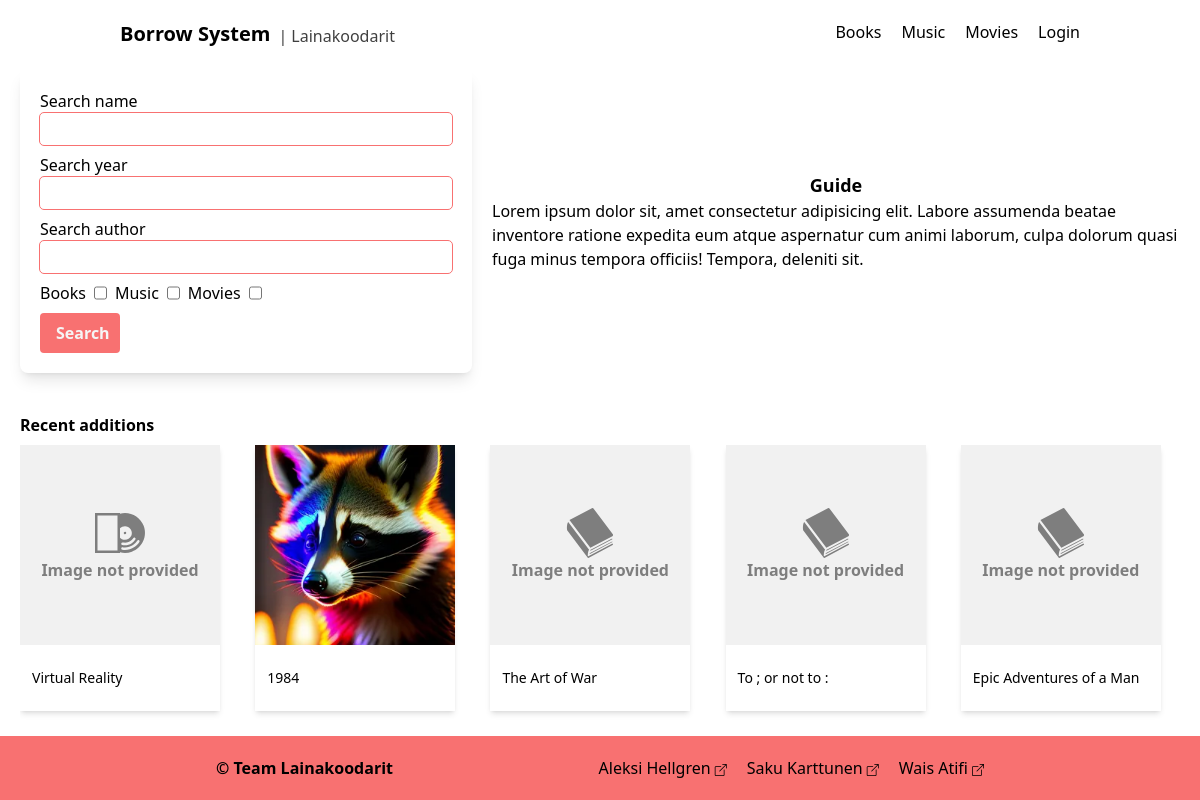
/, run on an earlier commit of the app's database.
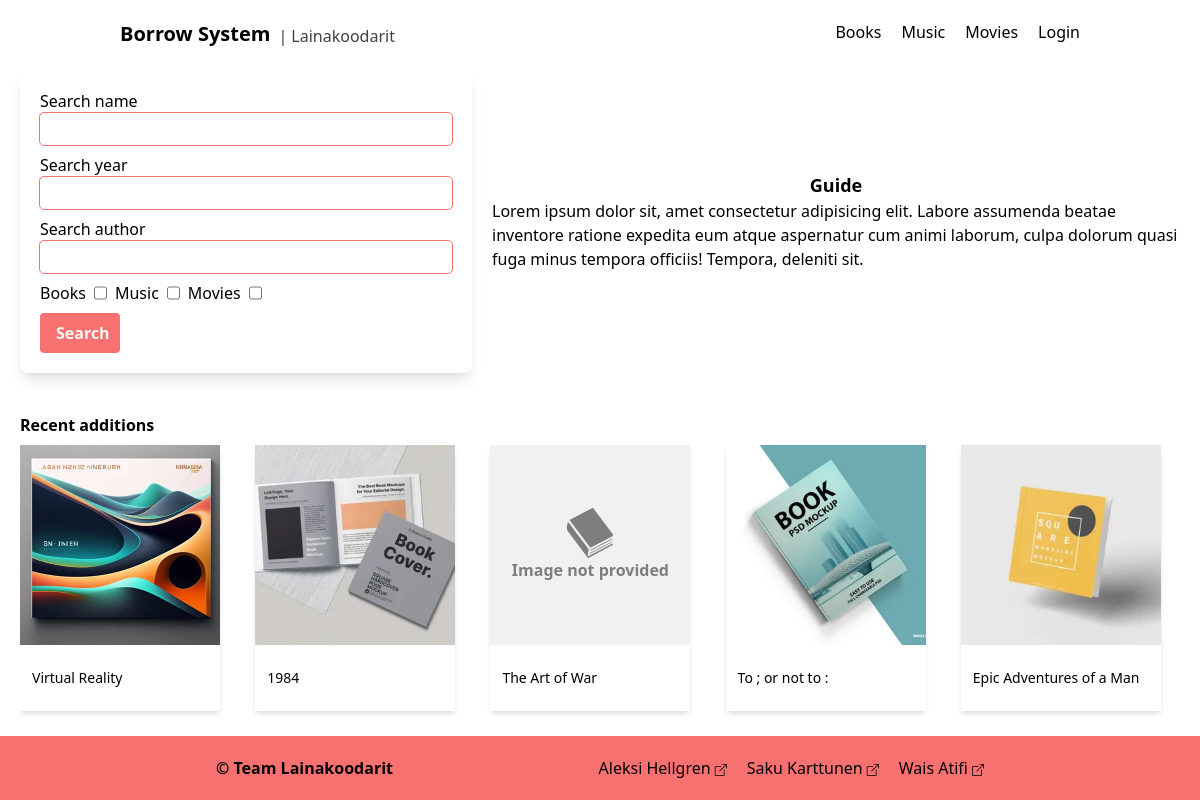
And on a later commit of the database.
### borrow/models.py (models this page shows, shortened)
class Product(models.Model):
    name = models.CharField(max_length=50)
    genre = models.CharField(max_length=30)
    description = models.TextField(
        max_length=750, default="description not available")
    date_added = models.DateField(auto_now_add=True)
    author = models.ManyToManyField(Author)
    category = models.CharField(max_length=30)
    amount = models.SmallIntegerField(default=0)
    loaned_amount = models.SmallIntegerField(default=0)
    genre = models.CharField(max_length=30, blank=True, null=True)
    language = models.CharField(max_length=30, blank=True, null=True)
    image = models.ImageField(
        upload_to="images/", blank=True, null=True)
    thumbnail = models.CharField(
        max_length=75, blank=True, null=True, editable=False)
    class Meta:
        ordering = ["name"]

### borrow/views.py (the view)
# urls.py: path('', views.IndexView.as_view(), name='index'),
class IndexView(generic.ListView):
    template_name = 'borrow/index.html'
    context_object_name = 'listings'
    def get_queryset(self):
        return Product.objects.order_by('-date_added')[:5]

### borrow/templates/borrow/index.html (shortened to what this page needs)
{% extends "base.html" %}
{% block content %}
<main class="grid md:grid-flow-col grid-cols-5 gap-x-5 px-5 max-w-[1200px] mx-auto">
  <form action="" class="col-span-6 md:col-span-2 grid grid-flow-row gap-y-2 shadow-lg rounded-lg p-5">
    <div class="flex flex-col">
      <label for="search_name">Search name</label>
      <input type="text" name="search_name" id="search_name" autofocus
      class="px-2 py-1 outline outline-1 outline-red-400 rounded hover:outline-2 focus:outline-2"/>
    </div>
    <div class="flex flex-col">
      <label for="search_year">Search year</label>
      <input type="text" name="search_year" id="search_year"
      class="px-2 py-1 outline outline-1 outline-red-400 rounded hover:outline-2 focus:outline-2"/>
    </div>
    <div class="flex flex-col">
      <label for="search_author">Search author</label>
      <input type="text" name="search_author" id="search_author"
      class="px-2 py-1 outline outline-1 outline-red-400 rounded hover:outline-2 focus:outline-2"/>
    </div>
    <div class="flex gap-x-2">
      <label for="category_books" class="select-none">Books</label>
      <input type="checkbox" name="category_books" id="category_books" value="search_books"/>
      <label for="category_music" class="select-none">Music</label>
      <input type="checkbox" name="category_music" id="category_music" value="search_music"/>
      <label for="category_movies" class="select-none">Movies</label>
      <input type="checkbox" name="category_movies" id="category_movies" value="search_movies"/>
    </div>
    <button type="submit" class="bg-red-400 text-neutral-100 font-semibold w-20 px-4 py-2 rounded
      transition-all hover:text-neutral-900 active:brightness-75">Search</button>
  </form>
  <div class="col-span-5 flex flex-col justify-center md:col-span-3">
    <div>
      <h2 class="text-lg text-center font-semibold">Guide</h2>
      <p>
        Lorem ipsum dolor sit, amet consectetur adipisicing elit.
        Labore assumenda beatae inventore ratione expedita eum atque aspernatur
        cum animi laborum, culpa dolorum quasi fuga minus tempora officiis! Tempora, deleniti sit.
      </p>
    </div>
  </div>
</main>
<section class="max-w-[1200px] mx-auto mt-10 px-5">
  <h3 class="font-semibold mb-2">Recent additions</h3>
  <div class="carousel grid grid-flow-col text-center pb-6 overflow-auto gap-x-4">
    {% for listing in listings %}
    <a href="{% url 'borrow:product' listing.id %}" draggable="false"
      class="select-none shadow-md w-[200px] aspect-square group hover:shadow-lg">
      <div class="overflow-hidden aspect-square relative group">
        {% if listing.thumbnail %}
        <img src="{{ listing.thumbnail }}" alt="{{ listing.title }} -thumbnail"
          width="300" height="300" draggable="false"
          class="object-cover w-full h-full transition-all group-hover:scale-110">
        {% else %}
        {% load static %}
        <div class="object-cover w-full h-full flex flex-col justify-center bg-neutral-200
          opacity-50 transition-all hover:scale-110">
          <img src="{% static 'icons/default-' %}{{ listing.category }}.svg" alt="{{ listing.title }} -thumbnail"
            width="300" height="300" draggable="false"
            class="w-full h-1/4"/>
          <p class="font-semibold">Image not provided</p>
        </div>
        {% endif %}
      </div>
      <p class="text-sm line-clamp-2 py-2 px-3 text-start h-2/6 flex items-center
        transition-all group-hover:underline">{{ listing.name }}</p>
    </a>
    {% endfor %}
  </div>
</section>
{% endblock %}

What changed in the data, as far as the page shows it:
changed Product "Virtual Reality": thumbnail: picture added; category: picture removed; no longer shows "Image not provided"
changed Product (number 2 of 5 on the later page): thumbnail: picture removed, a placeholder shows
changed Product "To ; or not to :": thumbnail: picture added; category: picture removed; no longer shows "Image not provided"
changed Product "Epic Adventures of a Man": thumbnail: picture added; category: picture removed; no longer shows "Image not provided"
